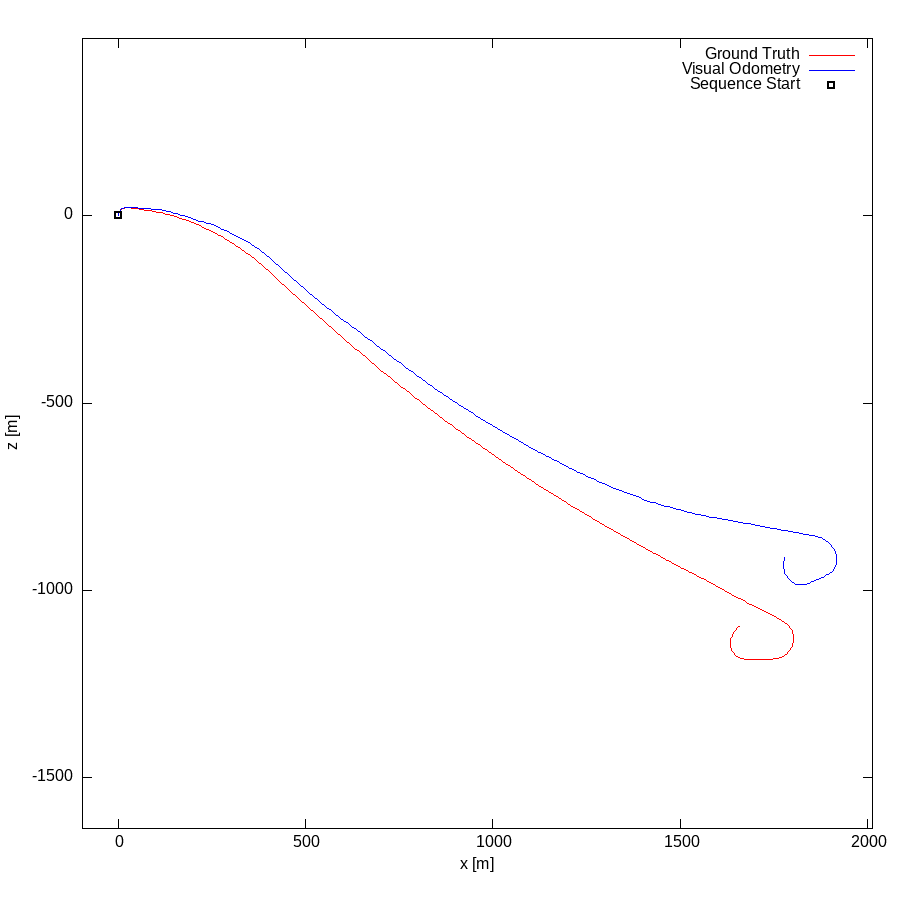

Here is the gnuplot script that generated this plot:
set term postscript eps enhanced color
set output "01.eps"
set size ratio -1
set xrange [-95:2013]
set yrange [-1635:473]
set xlabel "x [m]"
set ylabel "z [m]"
plot "01.txt" using 1:2 lc rgb "#FF0000" title 'Ground Truth' w lines,"01.txt" using 3:4 lc rgb "#0000FF" title 'Visual Odometry' w lines,"< head -1 01.txt" using 1:2 lc rgb "#000000" pt 4 ps 1 lw 2 title 'Sequence Start' w points
